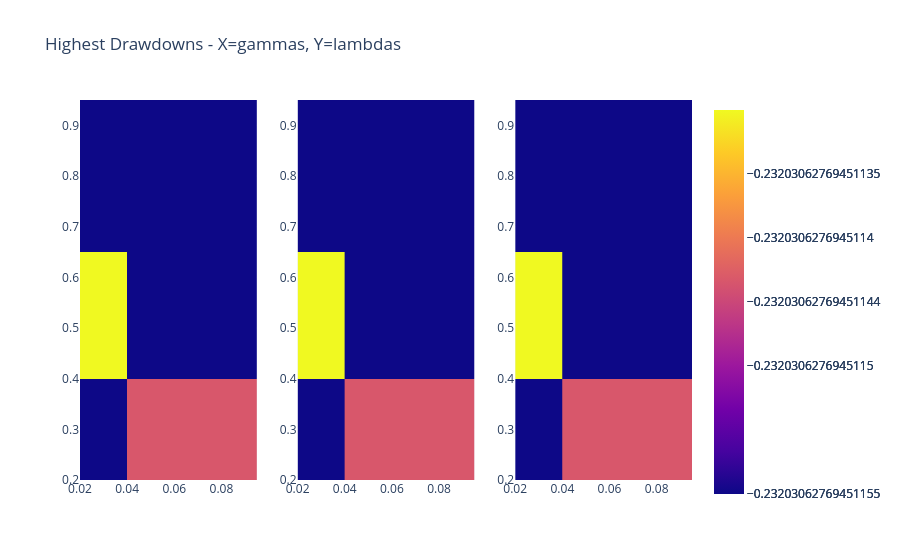

This figure's notebook cell:
### Code cell
highestdrawdowns_img = make_subplots(rows=1, cols=3)
highestdrawdowns_img.add_trace(go.Heatmap(x=gammas, y=lambdas, z=highestdrawdowns[:,:,0]), row=1, col=1)
highestdrawdowns_img.add_trace(go.Heatmap(x=gammas, y=lambdas, z=highestdrawdowns[:,:,1]), row=1, col=2)
highestdrawdowns_img.add_trace(go.Heatmap(x=gammas, y=lambdas, z=highestdrawdowns[:,:,2]), row=1, col=3)
highestdrawdowns_img.update_layout(title="Highest Drawdowns - X=gammas, Y=lambdas")
highestdrawdowns_img.show()

### Figure 1 — Plotly figure (JSON) as saved in the notebook; plotly's stock layout.template omitted (floating-point values rounded to 4 significant figures)
{"data": [{"type": "heatmap", "x": [0.03, 0.05, 0.08], "xaxis": "x", "y": [0.3, 0.5, 0.8], "yaxis": "y", "z": [[-0.232, -0.232, -0.232], [-0.232, -0.232, -0.232], [-0.232, -0.232, -0.232]]}, {"type": "heatmap", "x": [0.03, 0.05, 0.08], "xaxis": "x2", "y": [0.3, 0.5, 0.8], "yaxis": "y2", "z": [[-0.232, -0.232, -0.232], [-0.232, -0.232, -0.232], [-0.232, -0.232, -0.232]]}, {"type": "heatmap", "x": [0.03, 0.05, 0.08], "xaxis": "x3", "y": [0.3, 0.5, 0.8], "yaxis": "y3", "z": [[-0.232, -0.232, -0.232], [-0.232, -0.232, -0.232], [-0.232, -0.232, -0.232]]}], "layout": {"title": {"text": "Highest Drawdowns - X=gammas, Y=lambdas"}, "xaxis": {"anchor": "y", "domain": [0, 0.2889]}, "xaxis2": {"anchor": "y2", "domain": [0.3556, 0.6444]}, "xaxis3": {"anchor": "y3", "domain": [0.7111, 1]}, "yaxis": {"anchor": "x", "domain": [0, 1]}, "yaxis2": {"anchor": "x2", "domain": [0, 1]}, "yaxis3": {"anchor": "x3", "domain": [0, 1]}}}
